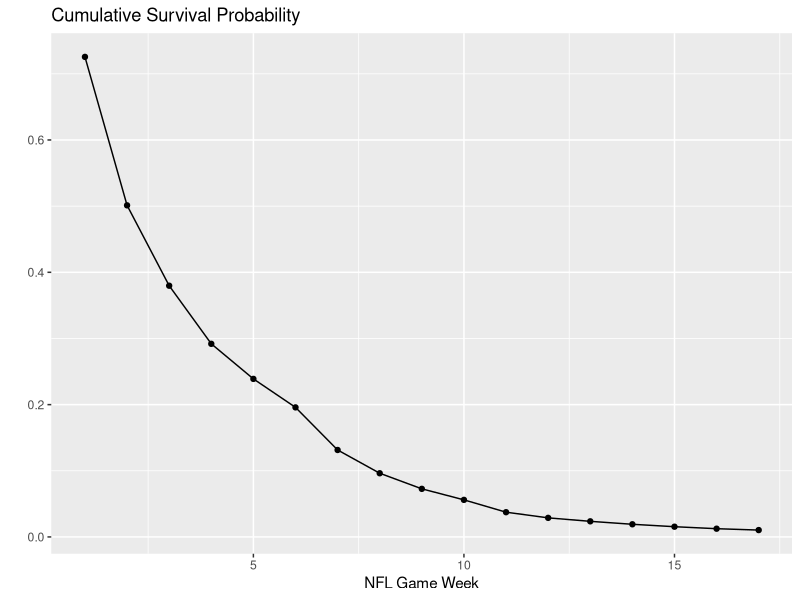

Recreate this plot in R.
library(ggplot2)
library(lpSolve)

setwd("~/Documents/datasci_projects/nfl-survivor-pool") 
df <- read.csv("nfl_games_2019.csv")

df$game_id <- as.integer(rownames(df))

df.1 <- df[,c(1,2,5,9,13)]
df.2 <- df[,c(1,2,6,9,13)]

names(df.1)[3:4] <- c("team","elo_prob")
names(df.2)[3:4] <- c("team","elo_prob")
df.2$elo_prob <- 1 - df.2$elo_prob
df.long <- rbind(df.1,df.2)
df.long <- df.long[order(df.long$game_id),]


df.long$date <- as.Date(df.long$date) 
df.long$dofw <- as.POSIXlt(df.long$date)$wday
df.long$date.2 <- df.long$date + (df.long$dofw == 4)*3 + (df.long$dofw == 1)*(-1) + (df.long$dofw == 6) + 1 
df.long$week <- as.integer((df.long$date.2-as.Date('2019-09-02'))/7)


# k <- 1
# for (i in list(df.1,df.2)){
#   names(i)[3:4] <- c("team","elo_prob")
#   if (k == 2){ i$elo_prob <- 1 - i$elo_prob}
#   print(head(i))
#   k <- k + 1  
# }

row_length = length(unique(df.long$team)) + length(unique(df.long$week))

const <- matrix(rep(0,25088), 
                nrow=row_length, 
                ncol=512)
i <- 1
for (t in unique(df.long$team)){
const[i,] <- df.long$team == t
i <- i + 1
}

for (t in unique(df.long$week)){
  const[i,] <- df.long$week == t
  i <- i + 1
}
obj <- df.long$elo_prob
direction <- c(rep("<=",length(unique(df.long$team))),rep("=",length(unique(df.long$week))))
rhs <- rep(1,nrow(const))


test <- lp(direction = "max", 
           objective.in = obj, 
           const.mat = const, 
           const.dir = direction, 
           const.rhs = rhs)

solns <- df.long[test$solution!=0,c("week","team","elo_prob")]

solns$prob <- cumprod(solns$elo_prob)

print(solns)


ggplot(solns, aes(x=week,y=prob)) + 
  geom_point() + 
  geom_line() + 
  labs(title="Cumulative Survival Probability",x ="NFL Game Week", y = "")
